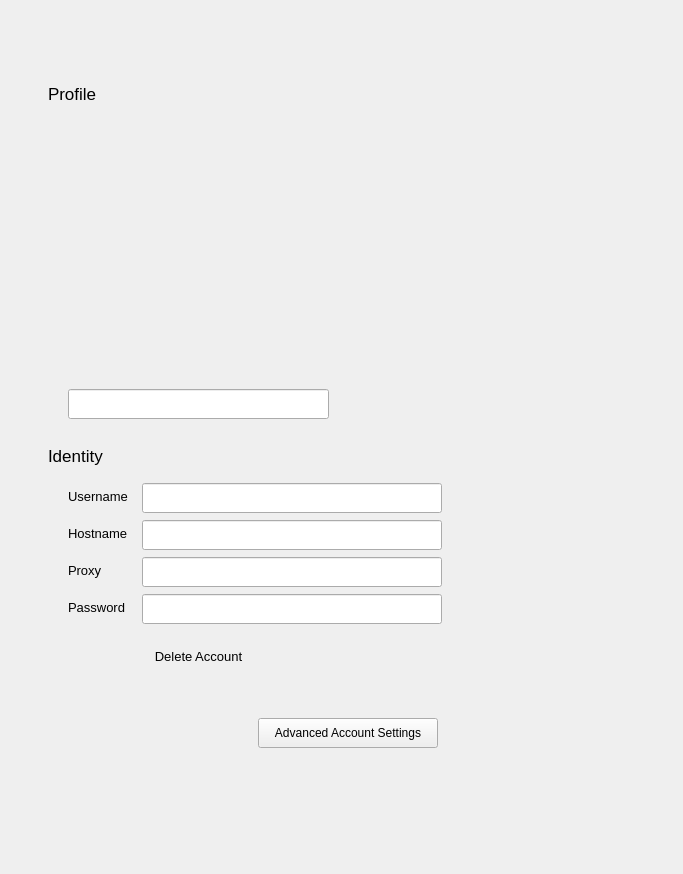
               <widget class="QWidget" name="scrollAreaSIPWidgetContents">
                <property name="geometry">
                 <rect>
                  <x>0</x>
                  <y>0</y>
                  <width>683</width>
                  <height>874</height>
                 </rect>
                </property>
                <layout class="QHBoxLayout" name="horizontalLayoutsip_12" stretch="0">
                 <property name="spacing">
                  <number>0</number>
                 </property>
                 <property name="leftMargin">
                  <number>0</number>
                 </property>
                 <property name="topMargin">
                  <number>0</number>
                 </property>
                 <property name="rightMargin">
                  <number>0</number>
                 </property>
                 <property name="bottomMargin">
                  <number>0</number>
                 </property>
                 <item>
                  <layout class="QHBoxLayout" name="SIPaccountHorLayout" stretch="2,0,0,3">
                   <property name="spacing">
                    <number>7</number>
                   </property>
                   <property name="sizeConstraint">
                    <enum>QLayout::SetDefaultConstraint</enum>
                   </property>
                   <property name="leftMargin">
                    <number>0</number>
                   </property>
                   <property name="topMargin">
                    <number>0</number>
                   </property>
                   <item>
                    <spacer name="horizontalSpacer_28">
                     <property name="orientation">
                      <enum>Qt::Horizontal</enum>
                     </property>
                     <property name="sizeType">
                      <enum>QSizePolicy::Fixed</enum>
                     </property>
                     <property name="sizeHint" stdset="0">
                      <size>
                       <width>48</width>
                       <height>13</height>
                      </size>
                     </property>
                    </spacer>
                   </item>
                   <item>
                    <layout class="QVBoxLayout" name="centralSIPWidgetContainer">
                     <property name="spacing">
                      <number>0</number>
                     </property>
                     <property name="leftMargin">
                      <number>0</number>
                     </property>
                     <property name="bottomMargin">
                      <number>0</number>
                     </property>
                     <item>
                      <widget class="QWidget" name="centralSIPWidget" native="true">
                       <property name="sizePolicy">
                        <sizepolicy hsizetype="Fixed" vsizetype="Preferred">
                         <horstretch>0</horstretch>
                         <verstretch>0</verstretch>
                        </sizepolicy>
                       </property>
                       <property name="minimumSize">
                        <size>
                         <width>600</width>
                         <height>0</height>
                        </size>
                       </property>
                       <layout class="QVBoxLayout" name="currentSIPAccountSettingsScrollLayout" stretch="0,0,0,0,0,0,3,0,5">
                        <property name="spacing">
                         <number>7</number>
                        </property>
                        <property name="leftMargin">
                         <number>0</number>
                        </property>
                        <property name="topMargin">
                         <number>3</number>
                        </property>
                        <property name="rightMargin">
                         <number>0</number>
                        </property>
                        <property name="bottomMargin">
                         <number>0</number>
                        </property>
                        <item>
                         <spacer name="verticalSpacerSIP_7">
                          <property name="orientation">
                           <enum>Qt::Vertical</enum>
                          </property>
                          <property name="sizeType">
                           <enum>QSizePolicy::Fixed</enum>
                          </property>
                          <property name="sizeHint" stdset="0">
                           <size>
                            <width>20</width>
                            <height>24</height>
                           </size>
                          </property>
                         </spacer>
                        </item>
                        <item>
                         <layout class="QVBoxLayout" name="verticalLayout_28">
                          <item>
                           <widget class="ToggleSwitch" name="accountSIPEnableCheckBox" native="true">
                            <property name="minimumSize">
                             <size>
                              <width>0</width>
                              <height>30</height>
                             </size>
                            </property>
                            <property name="font">
                             <font>
                              <pointsize>10</pointsize>
                             </font>
                            </property>
                            <property name="text" stdset="0">
                             <string>Enable</string>
                            </property>
                           </widget>
                          </item>
                         </layout>
                        </item>
                        <item>
                         <spacer name="verticalSpacerSIP_10">
                          <property name="orientation">
                           <enum>Qt::Vertical</enum>
                          </property>
                          <property name="sizeType">
                           <enum>QSizePolicy::Fixed</enum>
                          </property>
                          <property name="sizeHint" stdset="0">
                           <size>
                            <width>20</width>
                            <height>20</height>
                           </size>
                          </property>
                         </spacer>
                        </item>
                        <item>
                         <layout class="QVBoxLayout" name="verticalLayout_30">
                          <item>
                           <widget class="QLabel" name="label_21">
                            <property name="font">
                             <font>
                              <pointsize>13</pointsize>
                             </font>
                            </property>
                            <property name="text">
                             <string>Profile</string>
                            </property>
                           </widget>
                          </item>
                          <item>
                           <spacer name="verticalSpacer_32">
                            <property name="orientation">
                             <enum>Qt::Vertical</enum>
                            </property>
                            <property name="sizeType">
                             <enum>QSizePolicy::Fixed</enum>
                            </property>
                            <property name="sizeHint" stdset="0">
                             <size>
                              <width>20</width>
                              <height>10</height>
                             </size>
                            </property>
                           </spacer>
                          </item>
                          <item>
                           <layout class="QVBoxLayout" name="verticalLayout_25">
                            <property name="leftMargin">
                             <number>20</number>
                            </property>
                            <property name="bottomMargin">
                             <number>0</number>
                            </property>
                            <item>
                             <widget class="PhotoboothWidget" name="currentSIPAccountAvatar" native="true">
                              <property name="sizePolicy">
                               <sizepolicy hsizetype="Fixed" vsizetype="Fixed">
                                <horstretch>0</horstretch>
                                <verstretch>0</verstretch>
                               </sizepolicy>
                              </property>
                              <property name="minimumSize">
                               <size>
                                <width>261</width>
                                <height>261</height>
                               </size>
                              </property>
                              <property name="maximumSize">
                               <size>
                                <width>261</width>
                                <height>261</height>
                               </size>
                              </property>
                             </widget>
                            </item>
                            <item>
                             <widget class="QLineEdit" name="displaySIPNameLineEdit">
                              <property name="sizePolicy">
                               <sizepolicy hsizetype="Fixed" vsizetype="Preferred">
                                <horstretch>0</horstretch>
                                <verstretch>0</verstretch>
                               </sizepolicy>
                              </property>
                              <property name="minimumSize">
                               <size>
                                <width>0</width>
                                <height>30</height>
                               </size>
                              </property>
                              <property name="maximumSize">
                               <size>
                                <width>261</width>
                                <height>30</height>
                               </size>
                              </property>
                              <property name="font">
                               <font>
                                <pointsize>10</pointsize>
                                <stylestrategy>PreferAntialias</stylestrategy>
                               </font>
                              </property>
                              <property name="text">
                               <string/>
                              </property>
                             </widget>
                            </item>
                           </layout>
                          </item>
                         </layout>
                        </item>
                        <item>
                         <spacer name="verticalSpacer_33">
                          <property name="orientation">
                           <enum>Qt::Vertical</enum>
                          </property>
                          <property name="sizeType">
                           <enum>QSizePolicy::Fixed</enum>
                          </property>
                          <property name="sizeHint" stdset="0">
                           <size>
                            <width>20</width>
                            <height>20</height>
                           </size>
                          </property>
                         </spacer>
                        </item>
                        <item>
                         <layout class="QVBoxLayout" name="verticalLayout_31">
                          <property name="topMargin">
                           <number>0</number>
                          </property>
                          <item>
                           <widget class="QLabel" name="label_22">
                            <property name="font">
                             <font>
                              <pointsize>13</pointsize>
                             </font>
                            </property>
                            <property name="text">
                             <string>Identity</string>
                            </property>
                           </widget>
                          </item>
                          <item>
                           <spacer name="verticalSpacer_34">
                            <property name="orientation">
                             <enum>Qt::Vertical</enum>
                            </property>
                            <property name="sizeType">
                             <enum>QSizePolicy::Fixed</enum>
                            </property>
                            <property name="sizeHint" stdset="0">
                             <size>
                              <width>20</width>
                              <height>10</height>
                             </size>
                            </property>
                           </spacer>
                          </item>
                          <item>
                           <layout class="QVBoxLayout" name="verticalLayout_32">
                            <property name="leftMargin">
                             <number>20</number>
                            </property>
                            <property name="topMargin">
                             <number>0</number>
                            </property>
                            <property name="rightMargin">
                             <number>0</number>
                            </property>
                            <property name="bottomMargin">
                             <number>0</number>
                            </property>
                            <item>
                             <layout class="QFormLayout" name="formLayout">
                              <property name="horizontalSpacing">
                               <number>14</number>
                              </property>
                              <property name="topMargin">
                               <number>0</number>
                              </property>
                              <item row="0" column="0">
                               <widget class="QLabel" name="label_23">
                                <property name="font">
                                 <font>
                                  <pointsize>10</pointsize>
                                 </font>
                                </property>
                                <property name="text">
                                 <string>Username</string>
                                </property>
                               </widget>
                              </item>
                              <item row="0" column="1">
                               <widget class="QLineEdit" name="usernameSIP">
                                <property name="minimumSize">
                                 <size>
                                  <width>0</width>
                                  <height>30</height>
                                 </size>
                                </property>
                                <property name="maximumSize">
                                 <size>
                                  <width>300</width>
                                  <height>16777215</height>
                                 </size>
                                </property>
                                <property name="font">
                                 <font>
                                  <pointsize>10</pointsize>
                                 </font>
                                </property>
                               </widget>
                              </item>
                              <item row="1" column="0">
                               <widget class="QLabel" name="label_24">
                                <property name="font">
                                 <font>
                                  <pointsize>10</pointsize>
                                 </font>
                                </property>
                                <property name="text">
                                 <string>Hostname</string>
                                </property>
                               </widget>
                              </item>
                              <item row="1" column="1">
                               <widget class="QLineEdit" name="hostnameSIP">
                                <property name="minimumSize">
                                 <size>
                                  <width>0</width>
                                  <height>30</height>
                                 </size>
                                </property>
                                <property name="maximumSize">
                                 <size>
                                  <width>300</width>
                                  <height>16777215</height>
                                 </size>
                                </property>
                                <property name="font">
                                 <font>
                                  <pointsize>10</pointsize>
                                 </font>
                                </property>
                               </widget>
                              </item>
                              <item row="2" column="0">
                               <widget class="QLabel" name="label_26">
                                <property name="font">
                                 <font>
                                  <pointsize>10</pointsize>
                                 </font>
                                </property>
                                <property name="text">
                                 <string>Proxy</string>
                                </property>
                               </widget>
                              </item>
                              <item row="3" column="1">
                               <widget class="QLineEdit" name="passSIPlineEdit">
                                <property name="minimumSize">
                                 <size>
                                  <width>0</width>
                                  <height>30</height>
                                 </size>
                                </property>
                                <property name="maximumSize">
                                 <size>
                                  <width>300</width>
                                  <height>16777215</height>
                                 </size>
                                </property>
                                <property name="font">
                                 <font>
                                  <pointsize>10</pointsize>
                                 </font>
                                </property>
                                <property name="echoMode">
                                 <enum>QLineEdit::PasswordEchoOnEdit</enum>
                                </property>
                               </widget>
                              </item>
                              <item row="3" column="0">
                               <widget class="QLabel" name="label_25">
                                <property name="font">
                                 <font>
                                  <pointsize>10</pointsize>
                                 </font>
                                </property>
                                <property name="text">
                                 <string>Password</string>
                                </property>
                               </widget>
                              </item>
                              <item row="2" column="1">
                               <widget class="QLineEdit" name="ProxySIP">
                                <property name="minimumSize">
                                 <size>
                                  <width>0</width>
                                  <height>30</height>
                                 </size>
                                </property>
                                <property name="maximumSize">
                                 <size>
                                  <width>300</width>
                                  <height>16777215</height>
                                 </size>
                                </property>
                                <property name="font">
                                 <font>
                                  <pointsize>10</pointsize>
                                 </font>
                                </property>
                               </widget>
                              </item>
                             </layout>
                            </item>
                            <item>
                             <spacer name="verticalSpacer_36">
                              <property name="orientation">
                               <enum>Qt::Vertical</enum>
                              </property>
                              <property name="sizeType">
                               <enum>QSizePolicy::Fixed</enum>
                              </property>
                              <property name="sizeHint" stdset="0">
                               <size>
                                <width>20</width>
                                <height>10</height>
                               </size>
                              </property>
                             </spacer>
                            </item>
                            <item>
                             <layout class="QHBoxLayout" name="horizontalLayout_24">
                              <property name="topMargin">
                               <number>0</number>
                              </property>
                              <item>
                               <widget class="QPushButton" name="btnSIPDeletAccount">
                                <property name="minimumSize">
                                 <size>
                                  <width>261</width>
                                  <height>30</height>
                                 </size>
                                </property>
                                <property name="font">
                                 <font>
                                  <pointsize>10</pointsize>
                                 </font>
                                </property>
                                <property name="text">
                                 <string>Delete Account</string>
                                </property>
                                <property name="flat">
                                 <bool>true</bool>
                                </property>
                               </widget>
                              </item>
                              <item>
                               <spacer name="horizontalSpacer_30">
                                <property name="orientation">
                                 <enum>Qt::Horizontal</enum>
                                </property>
                                <property name="sizeHint" stdset="0">
                                 <size>
                                  <width>40</width>
                                  <height>20</height>
                                 </size>
                                </property>
                               </spacer>
                              </item>
                             </layout>
                            </item>
                           </layout>
                          </item>
                         </layout>
                        </item>
                        <item>
                         <spacer name="verticalSpacer_35">
                          <property name="orientation">
                           <enum>Qt::Vertical</enum>
                          </property>
                          <property name="sizeType">
                           <enum>QSizePolicy::Fixed</enum>
                          </property>
                          <property name="sizeHint" stdset="0">
                           <size>
                            <width>20</width>
                            <height>40</height>
                           </size>
                          </property>
                         </spacer>
                        </item>
                        <item>
                         <layout class="QHBoxLayout" name="horizontalLayoutSIP_68" stretch="1,0,1">
                          <property name="spacing">
                           <number>7</number>
                          </property>
                          <property name="topMargin">
                           <number>0</number>
                          </property>
                          <property name="bottomMargin">
                           <number>0</number>
                          </property>
                          <item>
                           <spacer name="horizontalSpacerSIP_48">
                            <property name="orientation">
                             <enum>Qt::Horizontal</enum>
                            </property>
                            <property name="sizeType">
                             <enum>QSizePolicy::Expanding</enum>
                            </property>
                            <property name="sizeHint" stdset="0">
                             <size>
                              <width>50</width>
                              <height>20</height>
                             </size>
                            </property>
                           </spacer>
                          </item>
                          <item>
                           <widget class="QPushButton" name="advancedAccountSettingsSIPButton">
                            <property name="sizePolicy">
                             <sizepolicy hsizetype="Minimum" vsizetype="Fixed">
                              <horstretch>0</horstretch>
                              <verstretch>0</verstretch>
                             </sizepolicy>
                            </property>
                            <property name="minimumSize">
                             <size>
                              <width>180</width>
                              <height>30</height>
                             </size>
                            </property>
                            <property name="maximumSize">
                             <size>
                              <width>16777215</width>
                              <height>30</height>
                             </size>
                            </property>
                            <property name="font">
                             <font>
                              <pointsize>9</pointsize>
                             </font>
                            </property>
                            <property name="layoutDirection">
                             <enum>Qt::RightToLeft</enum>
                            </property>
                            <property name="text">
                             <string>Advanced Account Settings</string>
                            </property>
                            <property name="iconSize">
                             <size>
                              <width>24</width>
                              <height>24</height>
                             </size>
                            </property>
                           </widget>
                          </item>
                          <item>
                           <spacer name="horizontalSpacerSIP_49">
                            <property name="orientation">
                             <enum>Qt::Horizontal</enum>
                            </property>
                            <property name="sizeType">
                             <enum>QSizePolicy::Expanding</enum>
                            </property>
                            <property name="sizeHint" stdset="0">
                             <size>
                              <width>50</width>
                              <height>20</height>
                             </size>
                            </property>
                           </spacer>
                          </item>
                         </layout>
                        </item>
                        <item>
                         <spacer name="verticalSpacerSIP_9">
                          <property name="orientation">
                           <enum>Qt::Vertical</enum>
                          </property>
                          <property name="sizeType">
                           <enum>QSizePolicy::Minimum</enum>
                          </property>
                          <property name="sizeHint" stdset="0">
                           <size>
                            <width>20</width>
                            <height>48</height>
                           </size>
                          </property>
                         </spacer>
                        </item>
                       </layout>
                      </widget>
                     </item>
                     <item>
                      <widget class="AdvancedSIPSettingsWidget" name="advancedSIPSettingsWidget" native="true"/>
                     </item>
                    </layout>
                   </item>
                   <item>
                    <widget class="QLabel" name="scrollBarSIPLabel">
                     <property name="minimumSize">
                      <size>
                       <width>10</width>
                       <height>0</height>
                      </size>
                     </property>
                     <property name="maximumSize">
                      <size>
                       <width>10</width>
                       <height>16777215</height>
                      </size>
                     </property>
                     <property name="toolTip">
                      <string notr="true"/>
                     </property>
                     <property name="whatsThis">
                      <string notr="true"/>
                     </property>
                     <property name="text">
                      <string/>
                     </property>
                     <property name="textFormat">
                      <enum>Qt::PlainText</enum>
                     </property>
                     <property name="textInteractionFlags">
                      <set>Qt::NoTextInteraction</set>
                     </property>
                    </widget>
                   </item>
                   <item>
                    <spacer name="horizontalSpacer_22">
                     <property name="orientation">
                      <enum>Qt::Horizontal</enum>
                     </property>
                     <property name="sizeType">
                      <enum>QSizePolicy::Expanding</enum>
                     </property>
                     <property name="sizeHint" stdset="0">
                      <size>
                       <width>697</width>
                       <height>0</height>
                      </size>
                     </property>
                    </spacer>
                   </item>
                  </layout>
                 </item>
                </layout>
               </widget>
